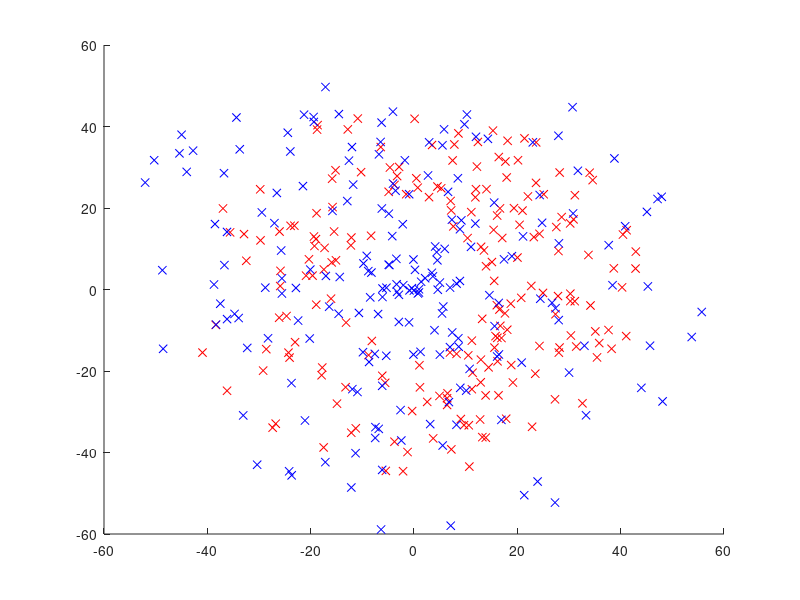

MATLAB code to generate this figure: (Note: this script raises an error after producing the figure.)
clear;
close all;

% d = load('data1.mat');
% dat1 = d.dat;
 d = load('data2.mat');
 dat1 = d.dat;
% d = load('data3.mat');
% dat1 = d.dat;

% Parameters (the number of iterations that are done)
% Ts = [1 2 3 4 5 10 25 50 100 200 500];
Ts = [1000];

plotAll = 1; 
% plotAll = 0; 
% 0: plot only accuracy for different T's
% 1: also plot results for single classifiers

% for storing accuracy of each round
accuracys = zeros(1,size(Ts,2));


% plot original data
if plotAll == 1
    figure();
    hold on;
    for i=1:size(dat1,1)
       if( dat1(i,3) == 1)
           plot(dat1(i,1),dat1(i,2),'bx')
       else
           plot(dat1(i,1),dat1(i,2),'rx')
       end
    end
    hold off;
end

for round=1:size(Ts,2)
    
    

    T = Ts(1,round); % number of iterations/weak classifiers
    numSamples = size(dat1,1);



    h = zeros(T,3);
    % weak classifiers
    % one row for each iteration
    % three columns per classifier: 
    %   first indicates if horizontal (1) or vertical (2)
    %   second is for the position on the axis
    %   third is 1 if positive samples are above/right of the line, 2 otherwise
    % e.g. (1 20) means a horizontal line crossing the Y-axis at y=20

    alphas = zeros(1,T);
    % betas = zeros(1,T);

    w = zeros(T+1,numSamples); 
    % weights
    % one line for each itereation
    % one column for each sample-point

    w(1,:) = ones(1,numSamples)/numSamples;

    for t=1:T

        % find best classifier

        [h1 h2 h3 error correctOnes] = findBestClassifier(dat1,w(t,:));

        h(t,:) = [h1 h2 h3];
        beta = error/(1-error);
        alphas(1,t) = -log(beta);

        % compute new weights
        w(t+1,:) = w(t,:) .* ( (beta.*ones(1,numSamples)) .^ (correctOnes==1) );


        % normalize weights (so that sum = 1)
        w(t+1,:) = w(t+1,:) ./ sum(w(t+1,:));

    end

    % plot classifier result
    if plotAll == 1

        minX = min(dat1(:,1));
        maxX = max(dat1(:,1));
        minY = min(dat1(:,2));
        maxY = max(dat1(:,2));

        [X,Y] = meshgrid(minX:1:maxX,minY:1:maxY); 
        out = getHypothesis(h,alphas,X,Y);

        % plot 3D (exact response value)
        figure();
        mesh(X,Y,out)
        hold off;

        % plot 2D (only positive or negative)
        figure()
        hold on;
        for r=1:5:maxY-minY
           for c=1:5:maxX-minX
               if out(r,c) > 0
                   plot(X(r,c),Y(r,c),'g+');
               else
                   plot(X(r,c),Y(r,c),'rx');
               end
           end
        end
        hold off;
    end
    


    tp=0;
    fp=0;
    tn=0;
    fn=0;

    if plotAll==1
        figure();
        hold on;
    end
    
    for i=1:size(dat1,1)

        if i==200
            a=5;
        end
        x = dat1(i,1);
        y = dat1(i,2);
        truth = dat1(i,3);
       hypot = getHypothesis(h,alphas,x,y);
       if( hypot > 0)
           if truth > 0
               if plotAll == 1
                   plot(x,y,'g+')
               end
               tp=tp+1;
           else
               if plotAll ==1
                   plot(x,y,'m+')
               end
               fp=fp+1;
           end

       else
           if truth < 0
               if plotAll ==1
                   plot(x,y,'bx')
               end
               tn=tn+1;
           else
               if plotAll ==1
                   plot(x,y,'rx')
               end
               fn=fn+1;
           end

       end
    end
    if plotAll ==1
        hold off;
    end
    
    accuracys(round) = (tp+tn)/(tp+tn+fp+fn);

end



figure();
semilogx(Ts,accuracys,'rx-');

figure();
plot(Ts,accuracys,'rx-');
